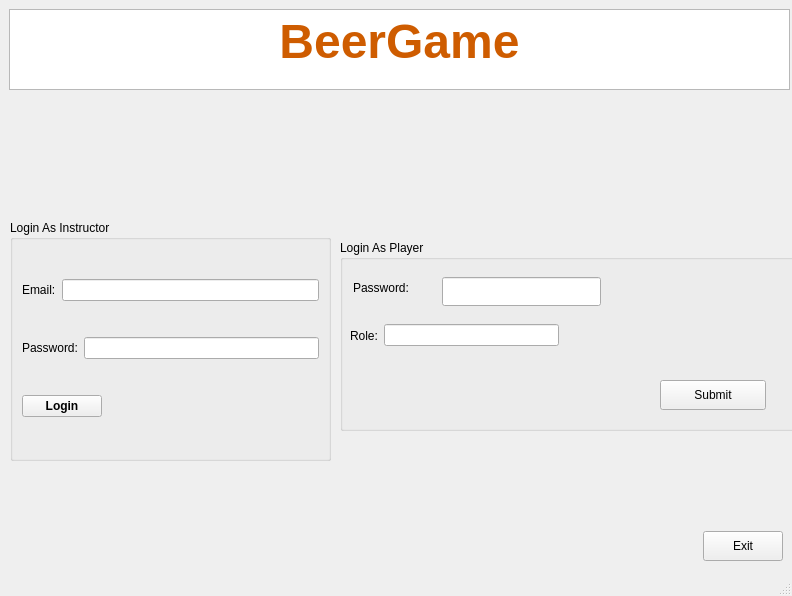
<?xml version="1.0" encoding="UTF-8"?>
<ui version="4.0">
 <class>MainWindow</class>
 <widget class="QMainWindow" name="MainWindow">
  <property name="geometry">
   <rect>
    <x>0</x>
    <y>0</y>
    <width>792</width>
    <height>596</height>
   </rect>
  </property>
  <property name="windowTitle">
   <string>MainWindow</string>
  </property>
  <property name="inputMethodHints">
   <set>Qt::ImhHiddenText</set>
  </property>
  <widget class="QWidget" name="centralwidget">
   <widget class="QTextBrowser" name="textBrowser">
    <property name="geometry">
     <rect>
      <x>9</x>
      <y>9</y>
      <width>781</width>
      <height>81</height>
     </rect>
    </property>
    <property name="sizePolicy">
     <sizepolicy hsizetype="Preferred" vsizetype="Preferred">
      <horstretch>0</horstretch>
      <verstretch>0</verstretch>
     </sizepolicy>
    </property>
    <property name="html">
     <string>&lt;!DOCTYPE HTML PUBLIC &quot;-//W3C//DTD HTML 4.0//EN&quot; &quot;http://www.w3.org/TR/REC-html40/strict.dtd&quot;&gt;
&lt;html&gt;&lt;head&gt;&lt;meta name=&quot;qrichtext&quot; content=&quot;1&quot; /&gt;&lt;style type=&quot;text/css&quot;&gt;
p, li { white-space: pre-wrap; }
&lt;/style&gt;&lt;/head&gt;&lt;body style=&quot; font-family:'Ubuntu'; font-size:11pt; font-weight:400; font-style:normal;&quot;&gt;
&lt;p align=&quot;center&quot; style=&quot; margin-top:0px; margin-bottom:0px; margin-left:0px; margin-right:0px; -qt-block-indent:0; text-indent:0px;&quot;&gt;&lt;span style=&quot; font-size:36pt; font-weight:600; color:#ce5c00;&quot;&gt;BeerGame&lt;/span&gt;&lt;/p&gt;&lt;/body&gt;&lt;/html&gt;</string>
    </property>
   </widget>
   <widget class="QPushButton" name="Exit">
    <property name="geometry">
     <rect>
      <x>703</x>
      <y>531</y>
      <width>80</width>
      <height>30</height>
     </rect>
    </property>
    <property name="text">
     <string>Exit</string>
    </property>
   </widget>
   <widget class="QGroupBox" name="InstrLoginBox">
    <property name="geometry">
     <rect>
      <x>10</x>
      <y>220</y>
      <width>321</width>
      <height>241</height>
     </rect>
    </property>
    <property name="title">
     <string>Login As Instructor</string>
    </property>
    <layout class="QVBoxLayout" name="verticalLayout">
     <item>
      <layout class="QHBoxLayout" name="horizontalLayout">
       <item>
        <widget class="QLabel" name="label_2">
         <property name="text">
          <string>Email:</string>
         </property>
         <property name="buddy">
          <cstring>lineEditInstrEmail</cstring>
         </property>
        </widget>
       </item>
       <item>
        <widget class="QLineEdit" name="lineEditInstrEmail"/>
       </item>
      </layout>
     </item>
     <item>
      <layout class="QHBoxLayout" name="horizontalLayout_2">
       <item>
        <widget class="QLabel" name="label_3">
         <property name="text">
          <string>Password:</string>
         </property>
         <property name="buddy">
          <cstring>lineEditInstrPass</cstring>
         </property>
        </widget>
       </item>
       <item>
        <widget class="QLineEdit" name="lineEditInstrPass">
         <property name="echoMode">
          <enum>QLineEdit::Password</enum>
         </property>
        </widget>
       </item>
      </layout>
     </item>
     <item>
      <widget class="QPushButton" name="pushButton_InstrLogin">
       <property name="sizePolicy">
        <sizepolicy hsizetype="Fixed" vsizetype="Fixed">
         <horstretch>0</horstretch>
         <verstretch>0</verstretch>
        </sizepolicy>
       </property>
       <property name="font">
        <font>
         <weight>75</weight>
         <bold>true</bold>
        </font>
       </property>
       <property name="text">
        <string>Login</string>
       </property>
      </widget>
     </item>
    </layout>
   </widget>
   <widget class="QGroupBox" name="groupBox">
    <property name="geometry">
     <rect>
      <x>340</x>
      <y>240</y>
      <width>525</width>
      <height>191</height>
     </rect>
    </property>
    <property name="title">
     <string>Login As Player</string>
    </property>
    <widget class="QLabel" name="label_5">
     <property name="geometry">
      <rect>
       <x>13</x>
       <y>37</y>
       <width>83</width>
       <height>21</height>
      </rect>
     </property>
     <property name="text">
      <string>Password:</string>
     </property>
     <property name="buddy">
      <cstring>lineEditPlayerPass</cstring>
     </property>
    </widget>
    <widget class="QLineEdit" name="lineEditPlayerPass">
     <property name="geometry">
      <rect>
       <x>102</x>
       <y>37</y>
       <width>159</width>
       <height>29</height>
      </rect>
     </property>
     <property name="echoMode">
      <enum>QLineEdit::Password</enum>
     </property>
    </widget>
    <widget class="QWidget" name="layoutWidget">
     <property name="geometry">
      <rect>
       <x>10</x>
       <y>80</y>
       <width>209</width>
       <height>31</height>
      </rect>
     </property>
     <layout class="QHBoxLayout" name="horizontalLayout_3">
      <item>
       <widget class="QLabel" name="label">
        <property name="text">
         <string>Role:</string>
        </property>
        <property name="buddy">
         <cstring>lineEditPlayerRole</cstring>
        </property>
       </widget>
      </item>
      <item>
       <widget class="QLineEdit" name="lineEditPlayerRole"/>
      </item>
     </layout>
    </widget>
    <widget class="QPushButton" name="pushButton_PlayerSubmit">
     <property name="geometry">
      <rect>
       <x>320</x>
       <y>140</y>
       <width>106</width>
       <height>30</height>
      </rect>
     </property>
     <property name="text">
      <string>Submit</string>
     </property>
    </widget>
   </widget>
   <widget class="QLabel" name="label_pic">
    <property name="geometry">
     <rect>
      <x>260</x>
      <y>120</y>
      <width>201</width>
      <height>71</height>
     </rect>
    </property>
    <property name="text">
     <string/>
    </property>
   </widget>
  </widget>
  <widget class="QStatusBar" name="statusbar"/>
 </widget>
 <tabstops>
  <tabstop>lineEditInstrEmail</tabstop>
  <tabstop>lineEditInstrPass</tabstop>
  <tabstop>pushButton_InstrLogin</tabstop>
  <tabstop>lineEditPlayerPass</tabstop>
  <tabstop>lineEditPlayerRole</tabstop>
  <tabstop>Exit</tabstop>
  <tabstop>textBrowser</tabstop>
 </tabstops>
 <resources/>
 <connections/>
</ui>
